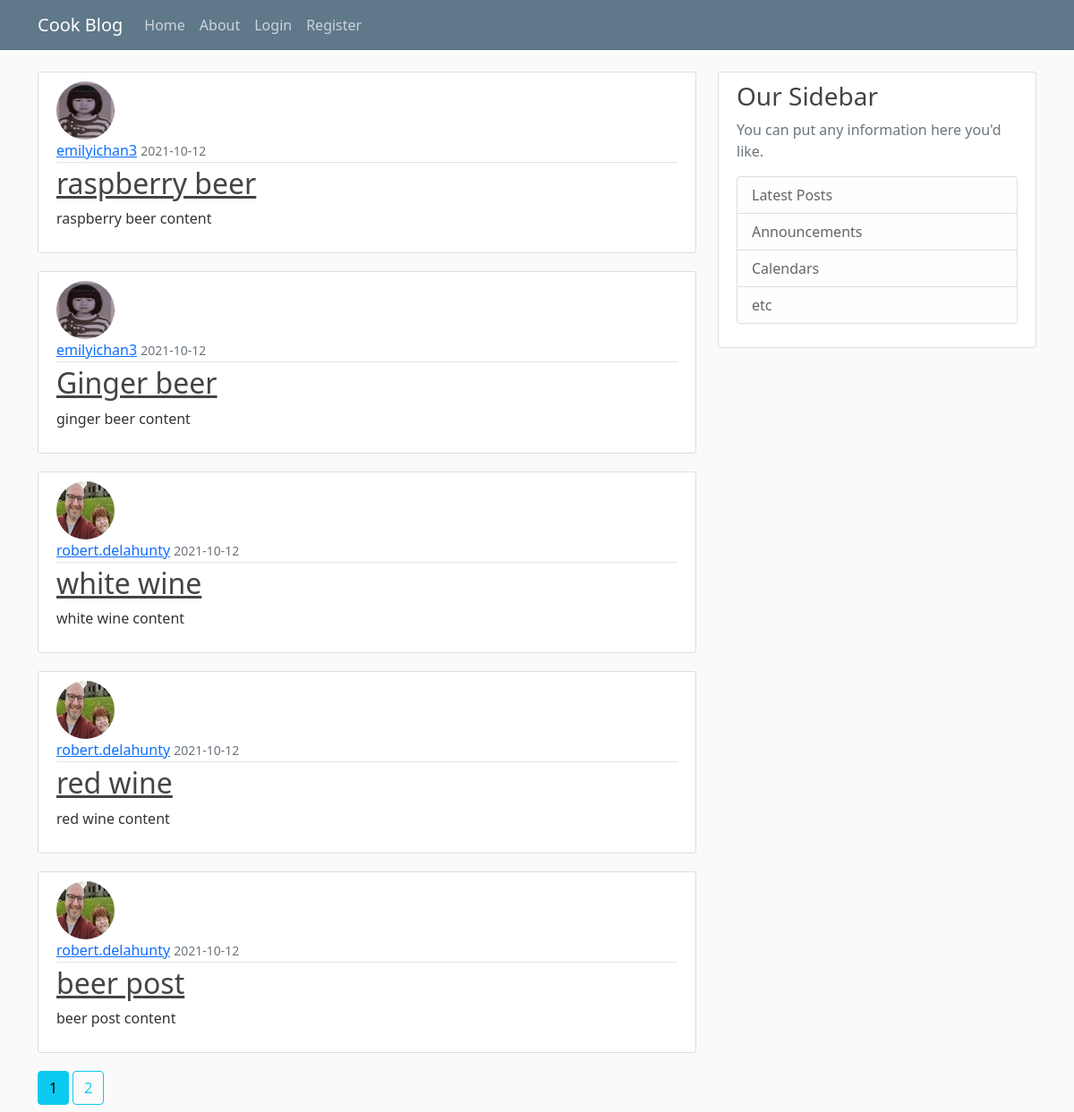
The page /home on the database its author committed.
### flaskapp_env/modules.py (models this page shows, shortened)
class Post(db.Model):
    id = db.Column(db.Integer, primary_key=True, autoincrement=True)
    title = db.Column(db.String(100), nullable=False)
    date_posted = db.Column(db.DateTime, nullable=False, default=datetime.utcnow)
    post_content = db.Column(db.Text, nullable=False)
    member_id = db.Column(db.Integer, db.ForeignKey('member.id'), nullable=False)

class Member(db.Model, UserMixin):
    id = db.Column(db.Integer, primary_key=True)
    username = db.Column(db.String(20), unique=True, nullable=False)
    email = db.Column(db.String(120), unique=True, nullable=False)
    image_file = db.Column(db.String(20), nullable=False, default='default.jpg')
    password = db.Column(db.String(60), nullable=False)
    posts = db.relationship('Post', backref='author', lazy=True)

### flaskapp_env/main/routes.py (the view)
@main.route('/')
@main.route('/home')
def home():
    page = request.args.get('page',1, type=int)
    posts = Post.query.order_by(Post.date_posted.desc()).paginate(page=page, per_page=5)
    return render_template('home.html', posts=posts)

### flaskapp_env/templates/home.html
{% extends "layout.html" %}
{% block content %}
    {% for post in posts.items %}
        <article class="media content-section">
        <img class="rounded-circle article-img" src="{{ url_for('static', filename='profile_pics/' + post.author.image_file) }}">
          <div class="media-body">
            <div class="article-metadata">
              <a class="mr-2" href="{{ url_for('users.user_posts',username=post.author.username) }}">{{ post.author.username }}</a>
              <small class="text-muted">{{ post.date_posted.strftime('%Y-%m-%d') }}</small>
            </div>
            <h2><a class="article-title" href="{{ url_for('posts.post', post_id=post.id) }}">{{ post.title }}</a></h2>
            <p class="article-content">{{ post.post_content }}</p>
          </div>
        </article>
    {% endfor %}
    {% for page_num in posts.iter_pages(left_edge=1, right_edge=1, left_current=2, right_current=2) %}
      {% if page_num %}
        {% if page_num != posts.page %}
          <a class="btn btn-outline-info mb-2" href="{{ url_for('main.home', page=page_num) }}">{{ page_num }}</a>
        {% else %}
          <a class="btn btn-info mb-2" href="{{ url_for('main.home', page=page_num) }}">{{ page_num }}</a>
        {% endif %}
      {% else %}
        ...
      {% endif %}
    {% endfor %}
{% endblock content %}

### flaskapp_env/templates/layout.html (shortened to what this page needs)
<!DOCTYPE html>
<html lang="en">
<head>
    <link href="https://cdn.jsdelivr.net/npm/bootstrap@5.1.1/dist/css/bootstrap.min.css" rel="stylesheet">
    <link rel="stylesheet" type="text/css" href="{{ url_for('static', filename='main.css') }}">
</head>
<body>
    <header class="site-header">
        <nav class="navbar navbar-expand-md navbar-dark bg-steel fixed-top">
          <div class="container">
            <a class="navbar-brand mr-4" href="/">Cook Blog</a>
            <div class="collapse navbar-collapse" id="navbarToggle">
              <div class="navbar-nav mr-auto">
                <a class="nav-item nav-link" href="{{ url_for('main.home') }}">Home</a>
                <a class="nav-item nav-link" href="{{ url_for('main.about') }}">About</a>
              </div>
              <div class="navbar-nav">
                {% if current_user.is_authenticated %}
                  <a class="nav-item nav-link" href="{{ url_for('posts.new_post') }}">New Post</a>
                  <a class="nav-item nav-link" href="{{ url_for('users.account') }}">Account</a>
                  <a class="nav-item nav-link" href="{{ url_for('users.logout') }}">Logout</a>
                {% else %}
                  <a class="nav-item nav-link" href="{{ url_for('users.login') }}">Login</a>
                  <a class="nav-item nav-link" href="{{ url_for('users.register') }}">Register</a>
                {% endif %}
              </div>
            </div>
          </div>
        </nav>
    </header>
    <main role="main" class="container">
        <div class="row">
          <div class="col-md-8">
            {% block content %}{% endblock %}
          </div>
          <div class="col-md-4">
            <div class="content-section">
              <h3>Our Sidebar</h3>
              <p class='text-muted'>You can put any information here you'd like.
                <ul class="list-group">
                  <li class="list-group-item list-group-item-light">Latest Posts</li>
                  <li class="list-group-item list-group-item-light">Announcements</li>
                  <li class="list-group-item list-group-item-light">Calendars</li>
                  <li class="list-group-item list-group-item-light">etc</li>
                </ul>
              </p>
            </div>
          </div>
        </div>
      </main>
</body>
</html>
</body>
</html>

### flaskapp_env/static/main.css (style rules this page uses)
body { background: #fafafa; color: #333333; margin-top: 5rem; }
h1, h2, h3, h4, h5, h6 { color: #444444; }
.bg-steel { background-color: #5f788a; }
.site-header .navbar-nav .nav-link { color: #cbd5db; }
.content-section { background: #ffffff; padding: 10px 20px; border: 1px solid #dddddd; border-radius: 3px; margin-bottom: 20px; }
.article-title { color: #444444; }
.article-content { white-space: pre-line; }
.article-img { height: 65px; width: 65px; margin-right: 16px; }
.article-metadata { padding-bottom: 1px; margin-bottom: 4px; border-bottom: 1px solid #e3e3e3 }

### rows shown on the page
Post: image_file (placeholder picture), author.username "emilyichan3", date_posted "2021-10-12", title "raspberry beer", post_content "raspberry beer content"
Post: image_file (placeholder picture), author.username "emilyichan3", date_posted "2021-10-12", title "Ginger beer", post_content "ginger beer content"
Post: image_file (picture), author.username "robert.delahunty", date_posted "2021-10-12", title "white wine", post_content "white wine content"
Post: image_file (picture), author.username "robert.delahunty", date_posted "2021-10-12", title "red wine", post_content "red wine content"
Post: image_file (picture), author.username "robert.delahunty", date_posted "2021-10-12", title "beer post", post_content "beer post content"

### other values the page prints
{{ page_num }} "1"
{{ page_num }} "2"
